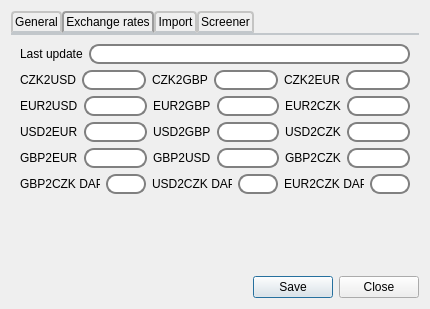
<?xml version="1.0" encoding="UTF-8"?>
<ui version="4.0">
 <class>SettingsForm</class>
 <widget class="QDialog" name="SettingsForm">
  <property name="geometry">
   <rect>
    <x>0</x>
    <y>0</y>
    <width>430</width>
    <height>309</height>
   </rect>
  </property>
  <property name="minimumSize">
   <size>
    <width>430</width>
    <height>309</height>
   </size>
  </property>
  <property name="windowTitle">
   <string>Settings</string>
  </property>
  <layout class="QVBoxLayout" name="verticalLayout_7">
   <item>
    <widget class="QTabWidget" name="tabWidget">
     <property name="styleSheet">
      <string notr="true">QTabWidget::pane { /* The tab widget frame */
    border-top: 2px solid #C2C7CB;
    position: absolute;
    top: -0.5em;
}

QTabWidget::tab-bar {
    alignment: center;
}

/* Style the tab using the tab sub-control. Note that
    it reads QTabBar _not_ QTabWidget */
QTabBar::tab {
    background: qlineargradient(x1: 0, y1: 0, x2: 0, y2: 1,
                                stop: 0 #E1E1E1, stop: 0.4 #DDDDDD,
                                stop: 0.5 #D8D8D8, stop: 1.0 #D3D3D3);
    border: 2px solid #C4C4C3;
    border-bottom-color: #C2C7CB; /* same as the pane color */
    border-top-left-radius: 4px;
    border-top-right-radius: 4px;
    min-width: 8ex;
    padding: 2px;
}

QTabBar::tab:selected, QTabBar::tab:hover {
    background: qlineargradient(x1: 0, y1: 0, x2: 0, y2: 1,
                                stop: 0 #fafafa, stop: 0.4 #f4f4f4,
                                stop: 0.5 #e7e7e7, stop: 1.0 #fafafa);
}

QTabBar::tab:selected {
    border-color: #9B9B9B;
    border-bottom-color: #C2C7CB; /* same as pane color */
}

QTabBar::scroller { /* the width of the scroll buttons */
    width: 20px;
}

QTabBar QToolButton { /* the scroll buttons are tool buttons */
    border-width: 2px;
}


QTabBar::close-button {
    subcontrol-position: left;
}
</string>
     </property>
     <property name="currentIndex">
      <number>1</number>
     </property>
     <widget class="QWidget" name="tabGeneral">
      <attribute name="title">
       <string>General</string>
      </attribute>
      <layout class="QVBoxLayout" name="verticalLayout_13">
       <item>
        <layout class="QVBoxLayout" name="verticalLayout">
         <item>
          <layout class="QHBoxLayout" name="horizontalLayout">
           <item>
            <widget class="QLabel" name="label">
             <property name="minimumSize">
              <size>
               <width>31</width>
               <height>0</height>
              </size>
             </property>
             <property name="text">
              <string>Width</string>
             </property>
            </widget>
           </item>
           <item>
            <widget class="QLineEdit" name="leWidth">
             <property name="styleSheet">
              <string notr="true">QLineEdit {
    border: 2px solid gray;
    border-radius: 10px;
    padding: 0 8px;
    selection-background-color: darkgray;
}</string>
             </property>
             <property name="text">
              <string>0</string>
             </property>
            </widget>
           </item>
           <item>
            <widget class="QLabel" name="label_5">
             <property name="text">
              <string>Position X</string>
             </property>
            </widget>
           </item>
           <item>
            <widget class="QLineEdit" name="lePosX">
             <property name="styleSheet">
              <string notr="true">QLineEdit {
    border: 2px solid gray;
    border-radius: 10px;
    padding: 0 8px;
    selection-background-color: darkgray;
}</string>
             </property>
            </widget>
           </item>
          </layout>
         </item>
         <item>
          <layout class="QHBoxLayout" name="horizontalLayout_2">
           <item>
            <widget class="QLabel" name="label_3">
             <property name="text">
              <string>Height</string>
             </property>
            </widget>
           </item>
           <item>
            <widget class="QLineEdit" name="leHeight">
             <property name="styleSheet">
              <string notr="true">QLineEdit {
    border: 2px solid gray;
    border-radius: 10px;
    padding: 0 8px;
    selection-background-color: darkgray;
}</string>
             </property>
             <property name="text">
              <string>0</string>
             </property>
            </widget>
           </item>
           <item>
            <widget class="QLabel" name="label_6">
             <property name="text">
              <string>Position Y</string>
             </property>
            </widget>
           </item>
           <item>
            <widget class="QLineEdit" name="lePosY">
             <property name="styleSheet">
              <string notr="true">QLineEdit {
    border: 2px solid gray;
    border-radius: 10px;
    padding: 0 8px;
    selection-background-color: darkgray;
}</string>
             </property>
            </widget>
           </item>
          </layout>
         </item>
        </layout>
       </item>
       <item>
        <layout class="QHBoxLayout" name="horizontalLayout_9">
         <item>
          <layout class="QVBoxLayout" name="verticalLayout_2">
           <item>
            <widget class="QLabel" name="label_4">
             <property name="text">
              <string>Currency</string>
             </property>
             <property name="alignment">
              <set>Qt::AlignCenter</set>
             </property>
            </widget>
           </item>
           <item>
            <widget class="QComboBox" name="cmCurrency">
             <item>
              <property name="text">
               <string>CZK</string>
              </property>
             </item>
             <item>
              <property name="text">
               <string>EUR</string>
              </property>
             </item>
             <item>
              <property name="text">
               <string>USD</string>
              </property>
             </item>
            </widget>
           </item>
           <item>
            <spacer name="verticalSpacer">
             <property name="orientation">
              <enum>Qt::Vertical</enum>
             </property>
             <property name="sizeHint" stdset="0">
              <size>
               <width>20</width>
               <height>40</height>
              </size>
             </property>
            </spacer>
           </item>
          </layout>
         </item>
         <item>
          <spacer name="horizontalSpacer_6">
           <property name="orientation">
            <enum>Qt::Horizontal</enum>
           </property>
           <property name="sizeHint" stdset="0">
            <size>
             <width>40</width>
             <height>20</height>
            </size>
           </property>
          </spacer>
         </item>
        </layout>
       </item>
      </layout>
     </widget>
     <widget class="QWidget" name="tabRates">
      <attribute name="title">
       <string>Exchange rates</string>
      </attribute>
      <layout class="QVBoxLayout" name="verticalLayout_3">
       <item>
        <layout class="QHBoxLayout" name="horizontalLayout_17">
         <item>
          <widget class="QLabel" name="label_7">
           <property name="text">
            <string>Last update</string>
           </property>
          </widget>
         </item>
         <item>
          <widget class="QLineEdit" name="leLastUpdate">
           <property name="styleSheet">
            <string notr="true">QLineEdit {
    border: 2px solid gray;
    border-radius: 10px;
    padding: 0 8px;
    selection-background-color: darkgray;
}</string>
           </property>
          </widget>
         </item>
        </layout>
       </item>
       <item>
        <layout class="QHBoxLayout" name="horizontalLayout_28">
         <item>
          <layout class="QHBoxLayout" name="horizontalLayout_14">
           <item>
            <widget class="QLabel" name="label_10">
             <property name="text">
              <string>CZK2USD</string>
             </property>
            </widget>
           </item>
           <item>
            <widget class="QLineEdit" name="leCZK2USD">
             <property name="styleSheet">
              <string notr="true">QLineEdit {
    border: 2px solid gray;
    border-radius: 10px;
    padding: 0 8px;
    selection-background-color: darkgray;
}</string>
             </property>
            </widget>
           </item>
          </layout>
         </item>
         <item>
          <layout class="QHBoxLayout" name="horizontalLayout_26">
           <item>
            <widget class="QLabel" name="label_19">
             <property name="text">
              <string>CZK2GBP</string>
             </property>
            </widget>
           </item>
           <item>
            <widget class="QLineEdit" name="leCZK2GBP">
             <property name="styleSheet">
              <string notr="true">QLineEdit {
    border: 2px solid gray;
    border-radius: 10px;
    padding: 0 8px;
    selection-background-color: darkgray;
}</string>
             </property>
            </widget>
           </item>
          </layout>
         </item>
         <item>
          <layout class="QHBoxLayout" name="horizontalLayout_27">
           <item>
            <widget class="QLabel" name="label_20">
             <property name="text">
              <string>CZK2EUR</string>
             </property>
            </widget>
           </item>
           <item>
            <widget class="QLineEdit" name="leCZK2EUR">
             <property name="styleSheet">
              <string notr="true">QLineEdit {
    border: 2px solid gray;
    border-radius: 10px;
    padding: 0 8px;
    selection-background-color: darkgray;
}</string>
             </property>
            </widget>
           </item>
          </layout>
         </item>
        </layout>
       </item>
       <item>
        <layout class="QHBoxLayout" name="horizontalLayout_19">
         <item>
          <layout class="QHBoxLayout" name="horizontalLayout_10">
           <item>
            <widget class="QLabel" name="label_11">
             <property name="text">
              <string>EUR2USD</string>
             </property>
            </widget>
           </item>
           <item>
            <widget class="QLineEdit" name="leEUR2USD">
             <property name="styleSheet">
              <string notr="true">QLineEdit {
    border: 2px solid gray;
    border-radius: 10px;
    padding: 0 8px;
    selection-background-color: darkgray;
}</string>
             </property>
            </widget>
           </item>
          </layout>
         </item>
         <item>
          <layout class="QHBoxLayout" name="horizontalLayout_18">
           <item>
            <widget class="QLabel" name="label_18">
             <property name="text">
              <string>EUR2GBP</string>
             </property>
            </widget>
           </item>
           <item>
            <widget class="QLineEdit" name="leEUR2GBP">
             <property name="styleSheet">
              <string notr="true">QLineEdit {
    border: 2px solid gray;
    border-radius: 10px;
    padding: 0 8px;
    selection-background-color: darkgray;
}</string>
             </property>
            </widget>
           </item>
          </layout>
         </item>
         <item>
          <layout class="QHBoxLayout" name="horizontalLayout_12">
           <item>
            <widget class="QLabel" name="label_12">
             <property name="text">
              <string>EUR2CZK</string>
             </property>
            </widget>
           </item>
           <item>
            <widget class="QLineEdit" name="leEUR2CZK">
             <property name="styleSheet">
              <string notr="true">QLineEdit {
    border: 2px solid gray;
    border-radius: 10px;
    padding: 0 8px;
    selection-background-color: darkgray;
}</string>
             </property>
            </widget>
           </item>
          </layout>
         </item>
        </layout>
       </item>
       <item>
        <layout class="QHBoxLayout" name="horizontalLayout_16">
         <item>
          <layout class="QHBoxLayout" name="horizontalLayout_11">
           <item>
            <widget class="QLabel" name="label_9">
             <property name="text">
              <string>USD2EUR</string>
             </property>
            </widget>
           </item>
           <item>
            <widget class="QLineEdit" name="leUSD2EUR">
             <property name="styleSheet">
              <string notr="true">QLineEdit {
    border: 2px solid gray;
    border-radius: 10px;
    padding: 0 8px;
    selection-background-color: darkgray;
}</string>
             </property>
            </widget>
           </item>
          </layout>
         </item>
         <item>
          <layout class="QHBoxLayout" name="horizontalLayout_15">
           <item>
            <widget class="QLabel" name="label_17">
             <property name="text">
              <string>USD2GBP</string>
             </property>
            </widget>
           </item>
           <item>
            <widget class="QLineEdit" name="leUSD2GBP">
             <property name="styleSheet">
              <string notr="true">QLineEdit {
    border: 2px solid gray;
    border-radius: 10px;
    padding: 0 8px;
    selection-background-color: darkgray;
}</string>
             </property>
            </widget>
           </item>
          </layout>
         </item>
         <item>
          <layout class="QHBoxLayout" name="horizontalLayout_13">
           <item>
            <widget class="QLabel" name="label_8">
             <property name="text">
              <string>USD2CZK</string>
             </property>
            </widget>
           </item>
           <item>
            <widget class="QLineEdit" name="leUSD2CZK">
             <property name="styleSheet">
              <string notr="true">QLineEdit {
    border: 2px solid gray;
    border-radius: 10px;
    padding: 0 8px;
    selection-background-color: darkgray;
}</string>
             </property>
            </widget>
           </item>
          </layout>
         </item>
        </layout>
       </item>
       <item>
        <layout class="QHBoxLayout" name="horizontalLayout_30">
         <item>
          <layout class="QHBoxLayout" name="horizontalLayout_31">
           <item>
            <widget class="QLabel" name="label_21">
             <property name="text">
              <string>GBP2EUR</string>
             </property>
            </widget>
           </item>
           <item>
            <widget class="QLineEdit" name="leGBP2EUR">
             <property name="styleSheet">
              <string notr="true">QLineEdit {
    border: 2px solid gray;
    border-radius: 10px;
    padding: 0 8px;
    selection-background-color: darkgray;
}</string>
             </property>
            </widget>
           </item>
          </layout>
         </item>
         <item>
          <layout class="QHBoxLayout" name="horizontalLayout_32">
           <item>
            <widget class="QLabel" name="label_22">
             <property name="text">
              <string>GBP2USD</string>
             </property>
            </widget>
           </item>
           <item>
            <widget class="QLineEdit" name="leGBP2USD">
             <property name="styleSheet">
              <string notr="true">QLineEdit {
    border: 2px solid gray;
    border-radius: 10px;
    padding: 0 8px;
    selection-background-color: darkgray;
}</string>
             </property>
            </widget>
           </item>
          </layout>
         </item>
         <item>
          <layout class="QHBoxLayout" name="horizontalLayout_33">
           <item>
            <widget class="QLabel" name="label_23">
             <property name="text">
              <string>GBP2CZK</string>
             </property>
            </widget>
           </item>
           <item>
            <widget class="QLineEdit" name="leGBP2CZK">
             <property name="styleSheet">
              <string notr="true">QLineEdit {
    border: 2px solid gray;
    border-radius: 10px;
    padding: 0 8px;
    selection-background-color: darkgray;
}</string>
             </property>
            </widget>
           </item>
          </layout>
         </item>
        </layout>
       </item>
       <item>
        <layout class="QHBoxLayout" name="horizontalLayout_29">
         <item>
          <layout class="QHBoxLayout" name="horizontalLayout_25">
           <item>
            <widget class="QLabel" name="label_16">
             <property name="text">
              <string>GBP2CZK DAP</string>
             </property>
            </widget>
           </item>
           <item>
            <widget class="QLineEdit" name="leGBP2CZKDAP">
             <property name="statusTip">
              <string/>
             </property>
             <property name="styleSheet">
              <string notr="true">QLineEdit {
    border: 2px solid gray;
    border-radius: 10px;
    padding: 0 8px;
    selection-background-color: darkgray;
}</string>
             </property>
             <property name="text">
              <string/>
             </property>
            </widget>
           </item>
          </layout>
         </item>
         <item>
          <layout class="QHBoxLayout" name="horizontalLayout_21">
           <item>
            <widget class="QLabel" name="label_15">
             <property name="text">
              <string>USD2CZK DAP</string>
             </property>
            </widget>
           </item>
           <item>
            <widget class="QLineEdit" name="leUSD2CZKDAP">
             <property name="styleSheet">
              <string notr="true">QLineEdit {
    border: 2px solid gray;
    border-radius: 10px;
    padding: 0 8px;
    selection-background-color: darkgray;
}</string>
             </property>
             <property name="text">
              <string/>
             </property>
            </widget>
           </item>
          </layout>
         </item>
         <item>
          <layout class="QHBoxLayout" name="horizontalLayout_20">
           <item>
            <widget class="QLabel" name="label_13">
             <property name="text">
              <string>EUR2CZK DAP</string>
             </property>
            </widget>
           </item>
           <item>
            <widget class="QLineEdit" name="leEUR2CZKDAP">
             <property name="statusTip">
              <string/>
             </property>
             <property name="styleSheet">
              <string notr="true">QLineEdit {
    border: 2px solid gray;
    border-radius: 10px;
    padding: 0 8px;
    selection-background-color: darkgray;
}</string>
             </property>
             <property name="text">
              <string/>
             </property>
            </widget>
           </item>
          </layout>
         </item>
        </layout>
       </item>
       <item>
        <spacer name="verticalSpacer_2">
         <property name="orientation">
          <enum>Qt::Vertical</enum>
         </property>
         <property name="sizeHint" stdset="0">
          <size>
           <width>20</width>
           <height>102</height>
          </size>
         </property>
        </spacer>
       </item>
      </layout>
     </widget>
     <widget class="QWidget" name="tabImport">
      <attribute name="title">
       <string>Import</string>
      </attribute>
      <layout class="QVBoxLayout" name="verticalLayout_11">
       <item>
        <widget class="QGroupBox" name="gbDegiro">
         <property name="styleSheet">
          <string notr="true">QGroupBox {
    background-color: qlineargradient(x1: 0, y1: 0, x2: 0, y2: 1,
                                      stop: 0 #E0E0E0, stop: 1 #FFFFFF);
    border: 2px solid gray;
    border-radius: 5px;
    margin-top: 1ex; /* leave space at the top for the title */
}

QGroupBox::title {
    subcontrol-origin: margin;
    subcontrol-position: top center; /* position at the top center */
    padding: 0 3px;
}</string>
         </property>
         <property name="title">
          <string>DeGiro</string>
         </property>
         <layout class="QVBoxLayout" name="verticalLayout_5">
          <item>
           <layout class="QHBoxLayout" name="horizontalLayout_3">
            <item>
             <widget class="QLabel" name="label_2">
              <property name="text">
               <string>Delimeter</string>
              </property>
             </widget>
            </item>
            <item>
             <widget class="QComboBox" name="cmDegiroCSV">
              <item>
               <property name="text">
                <string>Comma (,)</string>
               </property>
              </item>
              <item>
               <property name="text">
                <string>Semicolon (;)</string>
               </property>
              </item>
              <item>
               <property name="text">
                <string>Point (.)</string>
               </property>
              </item>
             </widget>
            </item>
            <item>
             <spacer name="horizontalSpacer">
              <property name="orientation">
               <enum>Qt::Horizontal</enum>
              </property>
              <property name="sizeHint" stdset="0">
               <size>
                <width>40</width>
                <height>20</height>
               </size>
              </property>
             </spacer>
            </item>
            <item>
             <widget class="QCheckBox" name="cbDegiroAutoLoad">
              <property name="styleSheet">
               <string notr="true"/>
              </property>
              <property name="text">
               <string>Autoload</string>
              </property>
             </widget>
            </item>
           </layout>
          </item>
          <item>
           <layout class="QVBoxLayout" name="verticalLayout_4">
            <item>
             <layout class="QHBoxLayout" name="horizontalLayout_4">
              <item>
               <widget class="QLineEdit" name="leDegiroCSV">
                <property name="styleSheet">
                 <string notr="true">QLineEdit {
    border: 2px solid gray;
    border-radius: 10px;
    padding: 0 8px;
    selection-background-color: darkgray;
}</string>
                </property>
               </widget>
              </item>
              <item>
               <widget class="QPushButton" name="pbDegiroPath">
                <property name="styleSheet">
                 <string notr="true">QPushButton {
    border: 2px solid #8f8f91;
    border-radius: 6px;
    background-color: qlineargradient(x1: 0, y1: 0, x2: 0, y2: 1,
                                      stop: 0 #f6f7fa, stop: 1 #dadbde);
    min-width: 80px;
	min-height: 19px;
}

QPushButton:pressed {
    background-color: qlineargradient(x1: 0, y1: 0, x2: 0, y2: 1,
                                      stop: 0 #dadbde, stop: 1 #f6f7fa);
}

QPushButton:flat {
    border: none; /* no border for a flat push button */
}

QPushButton:default {
    border-color: navy; /* make the default button prominent */
}</string>
                </property>
                <property name="text">
                 <string>Set Path</string>
                </property>
               </widget>
              </item>
             </layout>
            </item>
            <item>
             <layout class="QHBoxLayout" name="horizontalLayout_5">
              <item>
               <spacer name="horizontalSpacer_2">
                <property name="orientation">
                 <enum>Qt::Horizontal</enum>
                </property>
                <property name="sizeHint" stdset="0">
                 <size>
                  <width>40</width>
                  <height>20</height>
                 </size>
                </property>
               </spacer>
              </item>
              <item>
               <widget class="QPushButton" name="pbDegiroLoadCSV">
                <property name="styleSheet">
                 <string notr="true">QPushButton {
    border: 2px solid #8f8f91;
    border-radius: 6px;
    background-color: qlineargradient(x1: 0, y1: 0, x2: 0, y2: 1,
                                      stop: 0 #f6f7fa, stop: 1 #dadbde);
    min-width: 80px;
	min-height: 19px;
}

QPushButton:pressed {
    background-color: qlineargradient(x1: 0, y1: 0, x2: 0, y2: 1,
                                      stop: 0 #dadbde, stop: 1 #f6f7fa);
}

QPushButton:flat {
    border: none; /* no border for a flat push button */
}

QPushButton:default {
    border-color: navy; /* make the default button prominent */
}</string>
                </property>
                <property name="text">
                 <string>Load CSV</string>
                </property>
               </widget>
              </item>
             </layout>
            </item>
           </layout>
          </item>
         </layout>
        </widget>
       </item>
       <item>
        <widget class="QGroupBox" name="gbDegiro_2">
         <property name="styleSheet">
          <string notr="true">QGroupBox {
    background-color: qlineargradient(x1: 0, y1: 0, x2: 0, y2: 1,
                                      stop: 0 #E0E0E0, stop: 1 #FFFFFF);
    border: 2px solid gray;
    border-radius: 5px;
    margin-top: 1ex; /* leave space at the top for the title */
}

QGroupBox::title {
    subcontrol-origin: margin;
    subcontrol-position: top center; /* position at the top center */
    padding: 0 3px;
}</string>
         </property>
         <property name="title">
          <string>Tastyworks</string>
         </property>
         <layout class="QVBoxLayout" name="verticalLayout_9">
          <item>
           <layout class="QHBoxLayout" name="horizontalLayout_22">
            <item>
             <widget class="QLabel" name="label_14">
              <property name="text">
               <string>Delimeter</string>
              </property>
             </widget>
            </item>
            <item>
             <widget class="QComboBox" name="cmTastyworksCSV">
              <item>
               <property name="text">
                <string>Comma (,)</string>
               </property>
              </item>
              <item>
               <property name="text">
                <string>Semicolon (;)</string>
               </property>
              </item>
              <item>
               <property name="text">
                <string>Point (.)</string>
               </property>
              </item>
             </widget>
            </item>
            <item>
             <spacer name="horizontalSpacer_8">
              <property name="orientation">
               <enum>Qt::Horizontal</enum>
              </property>
              <property name="sizeHint" stdset="0">
               <size>
                <width>40</width>
                <height>20</height>
               </size>
              </property>
             </spacer>
            </item>
            <item>
             <widget class="QCheckBox" name="cbTastyworksAutoLoad">
              <property name="text">
               <string>Autoload</string>
              </property>
             </widget>
            </item>
           </layout>
          </item>
          <item>
           <layout class="QVBoxLayout" name="verticalLayout_10">
            <item>
             <layout class="QHBoxLayout" name="horizontalLayout_23">
              <item>
               <widget class="QLineEdit" name="leTastyworksCSV">
                <property name="styleSheet">
                 <string notr="true">QLineEdit {
    border: 2px solid gray;
    border-radius: 10px;
    padding: 0 8px;
    selection-background-color: darkgray;
}</string>
                </property>
               </widget>
              </item>
              <item>
               <widget class="QPushButton" name="pbTastyworksPath">
                <property name="styleSheet">
                 <string notr="true">QPushButton {
    border: 2px solid #8f8f91;
    border-radius: 6px;
    background-color: qlineargradient(x1: 0, y1: 0, x2: 0, y2: 1,
                                      stop: 0 #f6f7fa, stop: 1 #dadbde);
    min-width: 80px;
	min-height: 19px;
}

QPushButton:pressed {
    background-color: qlineargradient(x1: 0, y1: 0, x2: 0, y2: 1,
                                      stop: 0 #dadbde, stop: 1 #f6f7fa);
}

QPushButton:flat {
    border: none; /* no border for a flat push button */
}

QPushButton:default {
    border-color: navy; /* make the default button prominent */
}</string>
                </property>
                <property name="text">
                 <string>Set Path</string>
                </property>
               </widget>
              </item>
             </layout>
            </item>
            <item>
             <layout class="QHBoxLayout" name="horizontalLayout_24">
              <item>
               <spacer name="horizontalSpacer_9">
                <property name="orientation">
                 <enum>Qt::Horizontal</enum>
                </property>
                <property name="sizeHint" stdset="0">
                 <size>
                  <width>40</width>
                  <height>20</height>
                 </size>
                </property>
               </spacer>
              </item>
              <item>
               <widget class="QPushButton" name="pbTastyworksLoadCSV">
                <property name="styleSheet">
                 <string notr="true">QPushButton {
    border: 2px solid #8f8f91;
    border-radius: 6px;
    background-color: qlineargradient(x1: 0, y1: 0, x2: 0, y2: 1,
                                      stop: 0 #f6f7fa, stop: 1 #dadbde);
    min-width: 80px;
	min-height: 19px;
}

QPushButton:pressed {
    background-color: qlineargradient(x1: 0, y1: 0, x2: 0, y2: 1,
                                      stop: 0 #dadbde, stop: 1 #f6f7fa);
}

QPushButton:flat {
    border: none; /* no border for a flat push button */
}

QPushButton:default {
    border-color: navy; /* make the default button prominent */
}</string>
                </property>
                <property name="text">
                 <string>Load CSV</string>
                </property>
               </widget>
              </item>
             </layout>
            </item>
           </layout>
          </item>
         </layout>
        </widget>
       </item>
      </layout>
     </widget>
     <widget class="QWidget" name="tabScreener">
      <attribute name="title">
       <string>Screener</string>
      </attribute>
      <layout class="QVBoxLayout" name="verticalLayout_12">
       <item>
        <layout class="QVBoxLayout" name="verticalLayout_6">
         <item>
          <layout class="QHBoxLayout" name="horizontalLayout_8">
           <item>
            <widget class="QCheckBox" name="cbFilterON">
             <property name="text">
              <string>Filter always ON</string>
             </property>
            </widget>
           </item>
           <item>
            <widget class="QCheckBox" name="cbStartReload">
             <property name="text">
              <string>Auto start reload</string>
             </property>
            </widget>
           </item>
           <item>
            <spacer name="horizontalSpacer_5">
             <property name="orientation">
              <enum>Qt::Horizontal</enum>
             </property>
             <property name="sizeHint" stdset="0">
              <size>
               <width>40</width>
               <height>20</height>
              </size>
             </property>
            </spacer>
           </item>
          </layout>
         </item>
         <item>
          <layout class="QHBoxLayout" name="horizontalLayout_7">
           <item>
            <widget class="QPushButton" name="pbShowParameters">
             <property name="styleSheet">
              <string notr="true">QPushButton {
    border: 2px solid #8f8f91;
    border-radius: 6px;
    background-color: qlineargradient(x1: 0, y1: 0, x2: 0, y2: 1,
                                      stop: 0 #f6f7fa, stop: 1 #dadbde);
    min-width: 85px;
	min-height: 19px;
}

QPushButton:pressed {
    background-color: qlineargradient(x1: 0, y1: 0, x2: 0, y2: 1,
                                      stop: 0 #dadbde, stop: 1 #f6f7fa);
}

QPushButton:flat {
    border: none; /* no border for a flat push button */
}

QPushButton:default {
    border-color: navy; /* make the default button prominent */
}</string>
             </property>
             <property name="text">
              <string>Show parameters</string>
             </property>
            </widget>
           </item>
           <item>
            <spacer name="horizontalSpacer_4">
             <property name="orientation">
              <enum>Qt::Horizontal</enum>
             </property>
             <property name="sizeHint" stdset="0">
              <size>
               <width>40</width>
               <height>20</height>
              </size>
             </property>
            </spacer>
           </item>
          </layout>
         </item>
         <item>
          <layout class="QHBoxLayout" name="horizontalLayout_6">
           <item>
            <widget class="QPushButton" name="pbLoadParameters">
             <property name="styleSheet">
              <string notr="true">QPushButton {
    border: 2px solid #8f8f91;
    border-radius: 6px;
    background-color: qlineargradient(x1: 0, y1: 0, x2: 0, y2: 1,
                                      stop: 0 #f6f7fa, stop: 1 #dadbde);
    min-width: 85px;
	min-height: 19px;
}

QPushButton:pressed {
    background-color: qlineargradient(x1: 0, y1: 0, x2: 0, y2: 1,
                                      stop: 0 #dadbde, stop: 1 #f6f7fa);
}

QPushButton:flat {
    border: none; /* no border for a flat push button */
}

QPushButton:default {
    border-color: navy; /* make the default button prominent */
}</string>
             </property>
             <property name="text">
              <string>Load parameters</string>
             </property>
            </widget>
           </item>
           <item>
            <spacer name="horizontalSpacer_3">
             <property name="orientation">
              <enum>Qt::Horizontal</enum>
             </property>
             <property name="sizeHint" stdset="0">
              <size>
               <width>40</width>
               <height>20</height>
              </size>
             </property>
            </spacer>
           </item>
          </layout>
         </item>
        </layout>
       </item>
       <item>
        <spacer name="verticalSpacer_3">
         <property name="orientation">
          <enum>Qt::Vertical</enum>
         </property>
         <property name="sizeHint" stdset="0">
          <size>
           <width>20</width>
           <height>132</height>
          </size>
         </property>
        </spacer>
       </item>
      </layout>
     </widget>
    </widget>
   </item>
   <item>
    <widget class="QDialogButtonBox" name="buttonBox">
     <property name="orientation">
      <enum>Qt::Horizontal</enum>
     </property>
     <property name="standardButtons">
      <set>QDialogButtonBox::Close|QDialogButtonBox::Save</set>
     </property>
    </widget>
   </item>
  </layout>
 </widget>
 <resources/>
 <connections>
  <connection>
   <sender>buttonBox</sender>
   <signal>rejected()</signal>
   <receiver>SettingsForm</receiver>
   <slot>reject()</slot>
   <hints>
    <hint type="sourcelabel">
     <x>316</x>
     <y>260</y>
    </hint>
    <hint type="destinationlabel">
     <x>286</x>
     <y>274</y>
    </hint>
   </hints>
  </connection>
  <connection>
   <sender>buttonBox</sender>
   <signal>accepted()</signal>
   <receiver>SettingsForm</receiver>
   <slot>accept()</slot>
   <hints>
    <hint type="sourcelabel">
     <x>248</x>
     <y>254</y>
    </hint>
    <hint type="destinationlabel">
     <x>157</x>
     <y>274</y>
    </hint>
   </hints>
  </connection>
 </connections>
</ui>
